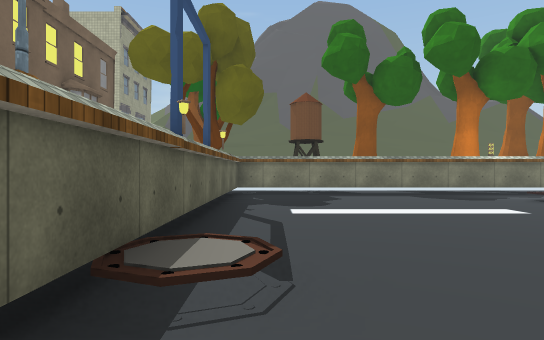
View 1 (above)

12 first-person views from a walk through a 3-D level made in the Unity game engine. The camera is 1.3 m above the floor, looks level and sees 75° across. The floor is counted in squares, 2 m on a side. Each view is taken from the middle of a square. On the plan, view 1 faces up. The plan holds only what a view shows up to about 10 squares ahead; the rest is blank. The place goes on beyond the plan. The player is left out. Some animated figures are left out. Some surface patterns are stand-ins.

View 2
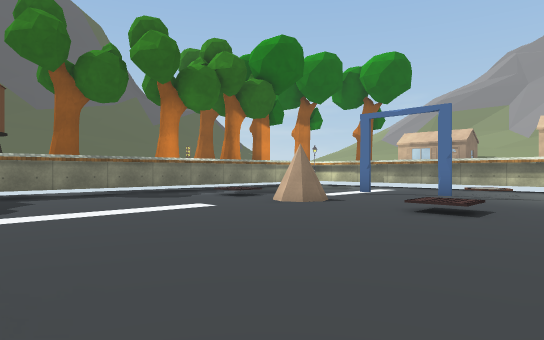

View 3
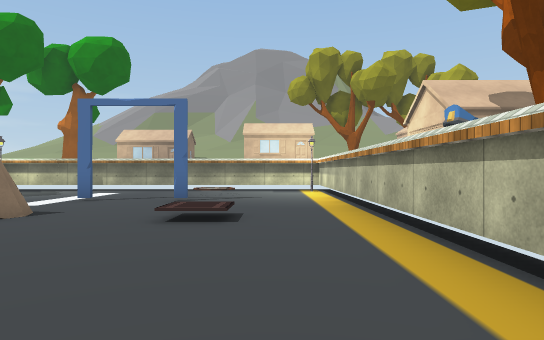

View 4
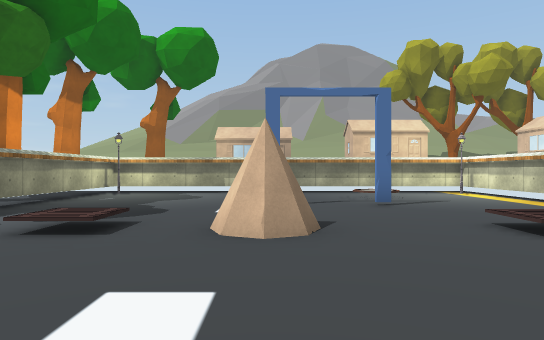

View 5
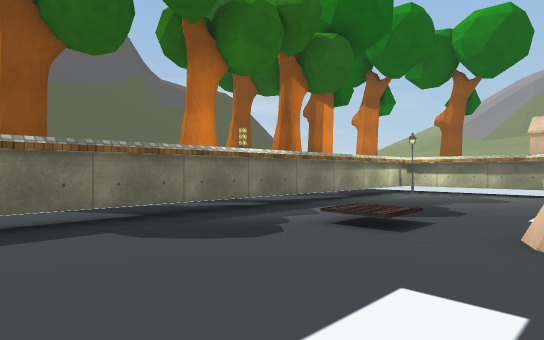

View 6
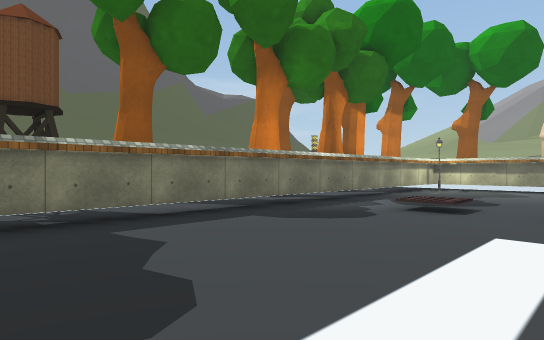

View 7
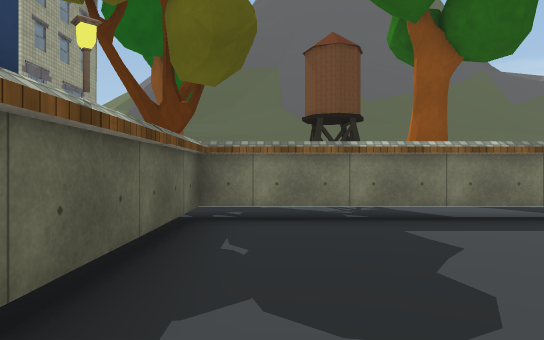

View 8
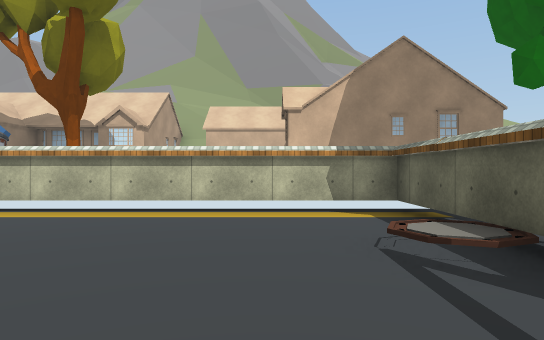

View 9
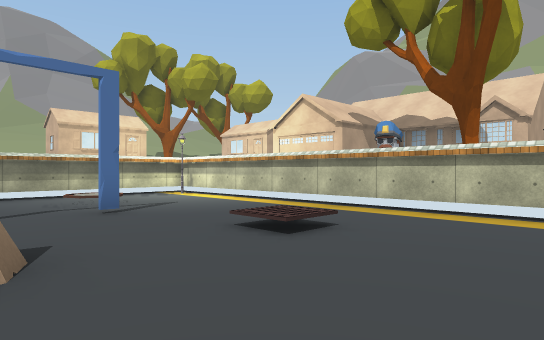

View 10
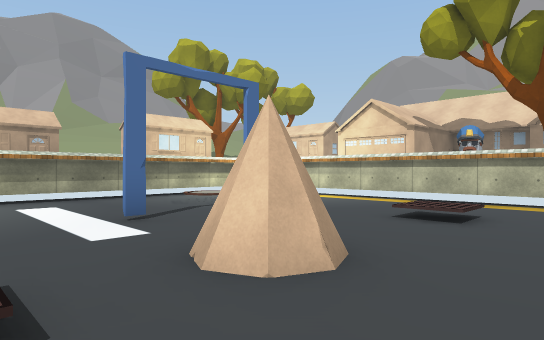

View 11
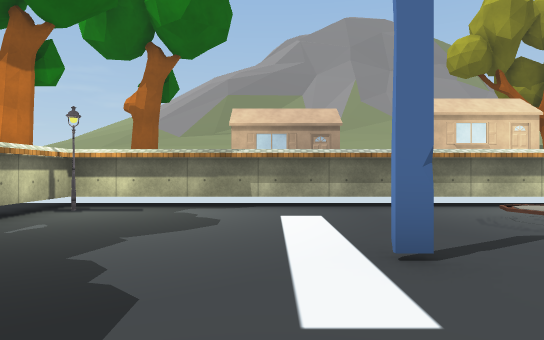

View 12
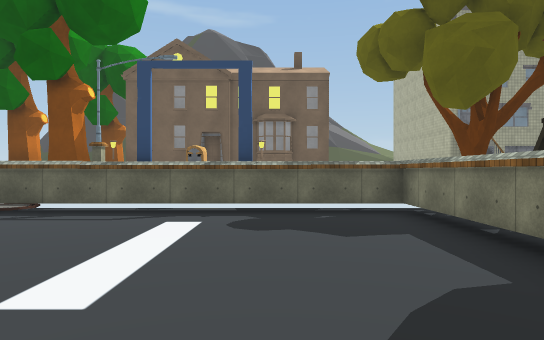

### Floor plan
Points are (right, up) in squares from view 1. A wall is a line through its corners. A room is listed if a view was taken in it or the views show most of it. See-through windows are left out.
Room 1 (views 1, 2, 3, 4, 5, 6, 7, 8, 9, 10, 11, 12)
walls: (12.2, 0) (12.2, 9.6) (-0.9, 9.6) (-0.9, -0.5) (12, -0.5)
objects: other object (6, 5); other object (12, 0); streetlight (12, 9)

Where each view was taken, in squares from view 1:
view 1: 0 up, 0 right, facing up
view 2: 0 up, 0 right, facing up-right
view 3: 1 up, 1 right, facing right
view 4: 5 up, 2 right, facing right
view 5: 5 up, 2 right, facing up-right
view 6: 5 up, 0 right, facing up-right
view 7: 5 up, 0 right, facing up
view 8: 5 up, 1 right, facing down
view 9: 5 up, 3 right, facing down-right
view 10: 7 up, 4 right, facing down-right
view 11: 6 up, 6 right, facing right
view 12: 7 up, 6 right, facing left
